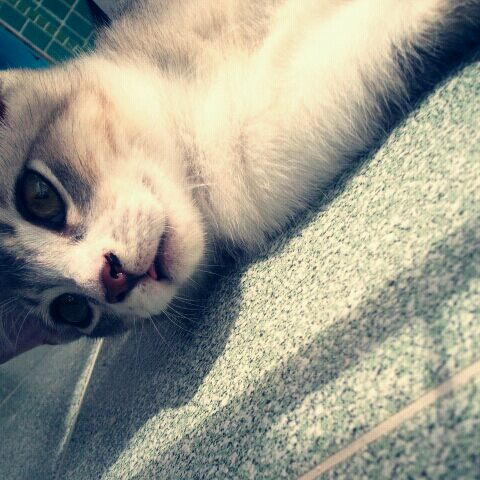
#> input picture 1Python/2NaverCloud(AIaaS)/2Flask/flaskProject/CVbasic_FP/data/cat.jpg, 480 x 480 px
$ python -i services.py   (imports and definitions only)
#> lines starting #> are read from the running program, lines starting #| are printed output that depends on the picture
### 1Python/2NaverCloud(AIaaS)/2Flask/flaskProject/util/dataset.py
from dataclasses import dataclass

@dataclass
class Dataset(object):

    context: str # 파일 저장 경로
    fname: str # 파일 이름
    url : str # url
    train: object # train.csv 가 데이터프레임으로 전환된 객체
    test: object # test.csv 가 데이터프레임으로 전환된 객체
    id: str # 승객ID, 문제
    label: str # 승객ID에 따른 사망여부, 답안지

    # 데이터를 읽고(getter = property) / 쓰기(setter) 기능을 추가한다.

    @property
    def context(self) -> str: return self._context
    @context.setter
    def context(self, context): self._context = context

    @property
    def fname(self) -> str: return self._fname
    @fname.setter
    def fname(self, fname): self._fname = fname

    @property
    def url(self) -> str: return self._url
    @url.setter
    def url(self, url): self._url = url

    @property
    def train(self) -> object: return self._train
    @train.setter
    def train(self, train): self._train = train

    @property
    def test(self) -> object: return self._test
    @test.setter
    def test(self, test): self._test = test

    @property
    def id(self) -> str: return self._id
    @id.setter
    def id(self, id): self._id = id

    @property
    def label(self) -> str: return self._label
    @label.setter
    def label(self, label): self._label = label

### 1Python/2NaverCloud(AIaaS)/2Flask/flaskProject/CVbasic_FP/services.py
from io import BytesIO
import cv2
import numpy as np
import requests
from PIL import Image
import matplotlib.pyplot as plt

from util.dataset import Dataset

ds = Dataset()
ds.context = './data/'
#> further down, picture is the input picture: shape (480, 480, 3); mean B, G, R 140.2, 154, 154

# [113 lines left out: functions ImageToNumberArray, GaussianBlur, Canny, filter2D, not called in this run]

def Hough_Line(src):
    edges = cv2.Canny(src, 50, 40)
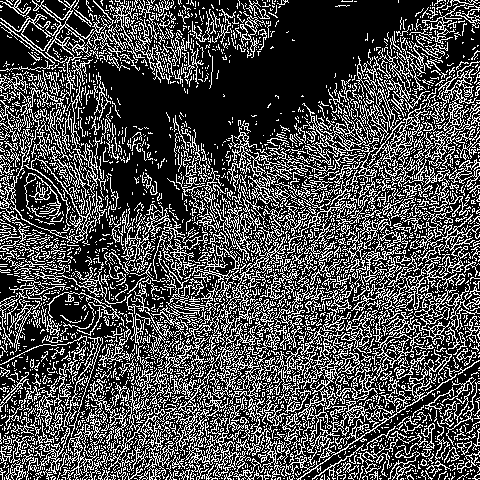
#> edges: shape (480, 480); 29.5% white in thin lines or dots
    lines = cv2.HoughLinesP(edges, 1, np.pi / 180., 120, minLineLength=50, maxLineGap=500)
#> lines = 240 rows, first 6: [47, 478, 463, 62], [59, 479, 477, 61], [44, 474, 463, 55], [2, 474, 476, 0], [6, 478, 479, 5], [1, 468, 466, 3]
    dst = cv2.cvtColor(edges, cv2.COLOR_GRAY2BGR)
#> dst: shape (480, 480, 3); 29.5% white in thin lines or dots
    if lines is not None:
        for i in range(lines.shape[0]):
            pt1 = (lines[i][0][0], lines[i][0][1])
            pt2 = (lines[i][0][2], lines[i][0][3])
            cv2.line(dst, pt1, pt2, (255, 0, 0), 2, cv2.LINE_AA)
#> this loop made 240 passes
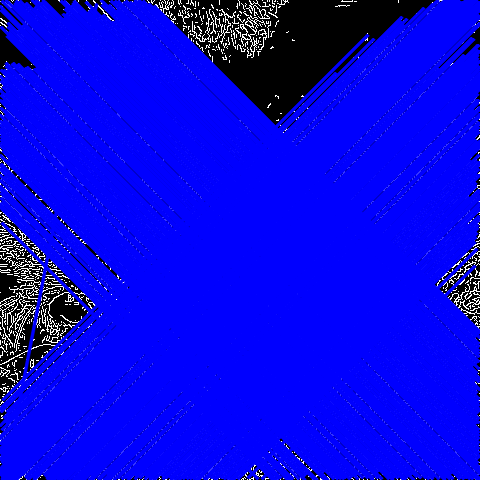
#> dst: shape (480, 480, 3); mean B, G, R 225, 6, 6
    return edges, dst

# [22 lines left out: functions Haar_Line, Mosaic_img, not called in this run]

def image_read(fname):
    return (lambda x: cv2.imread('./data/' + x, cv2.IMREAD_COLOR))(fname)
'''
프로토 타입 일때의 image_read. 이걸 람다함수로 고쳤다.
def new_model(fname):
    return cv2.imread('./data/' + fname, cv2.IMREAD_COLOR)
'''

# [7 lines not run here, left out]
'''
이 메서드 2개도 람다 함수로 고쳐서 한줄로 작성한다.
def imshow(img):
    img = Image.fromarray(img)
    plt.imshow(img)
    plt.show()

def gray_scale(img):
    return img[:, :, 0] * 0.114 + img[:, :, 1] * 0.587 + img[:, :, 2] * 0.229
'''

>>> import cv2
>>> picture = cv2.imread('data/cat.jpg')
>>> result = Hough_Line(picture)

$ run again, on 1Python/2NaverCloud(AIaaS)/2Flask/flaskProject/CVbasic_FP/data/girl_side_face.jpg
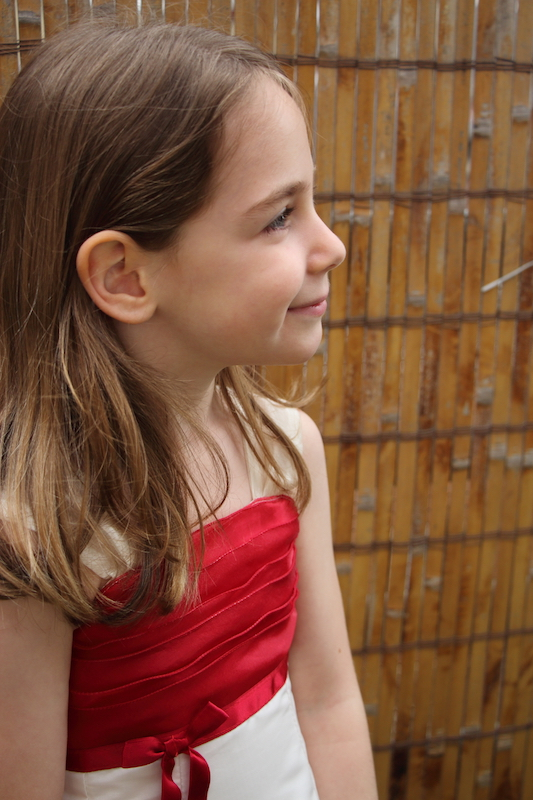
#> input picture 1Python/2NaverCloud(AIaaS)/2Flask/flaskProject/CVbasic_FP/data/girl_side_face.jpg, 533 x 800 px
#> picture is the input picture: shape (800, 533, 3); mean B, G, R 63, 86.2, 129.4
#> in Hough_Line, `edges = cv2.Canny(src, 50, 40)`:
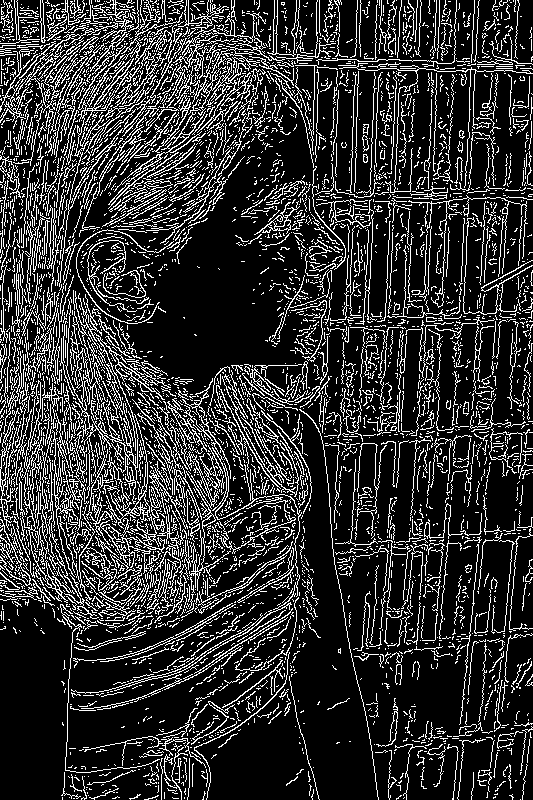
#> edges: shape (800, 533); 19.2% white in thin lines or dots
#> lines = 244 rows, first 6: [63, 793, 105, 3], [1, 616, 529, 88], [17, 609, 532, 94], [54, 613, 531, 136], [42, 632, 529, 145], [31, 10, 73, 798]
#> the loop in Hough_Line, `for i in range(lines.shape[0]):` made 244 passes
#> after the loop in Hough_Line, `for i in range(lines.shape[0]):`:
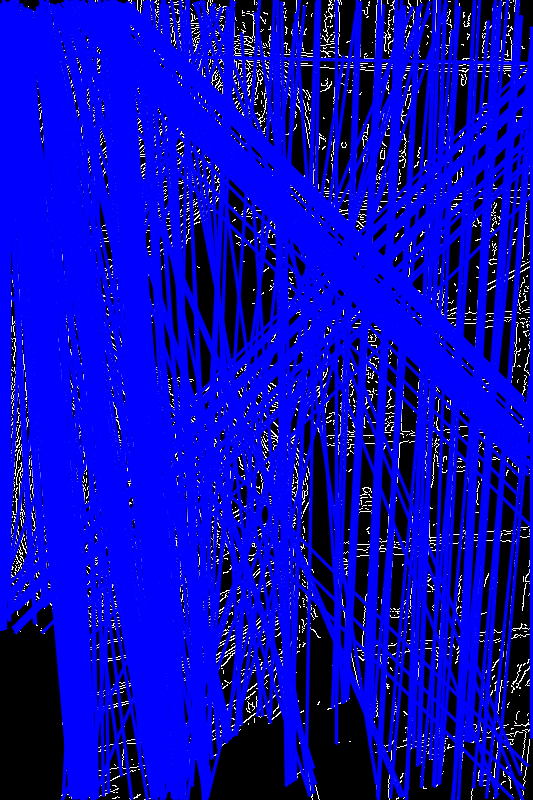
#> dst: shape (800, 533, 3); mean B, G, R 185.4, 7.8, 7.8

$ run again, on 1Python/2NaverCloud(AIaaS)/2Flask/flaskProject/CVbasic_FP/data/girl_with_mom.jpg
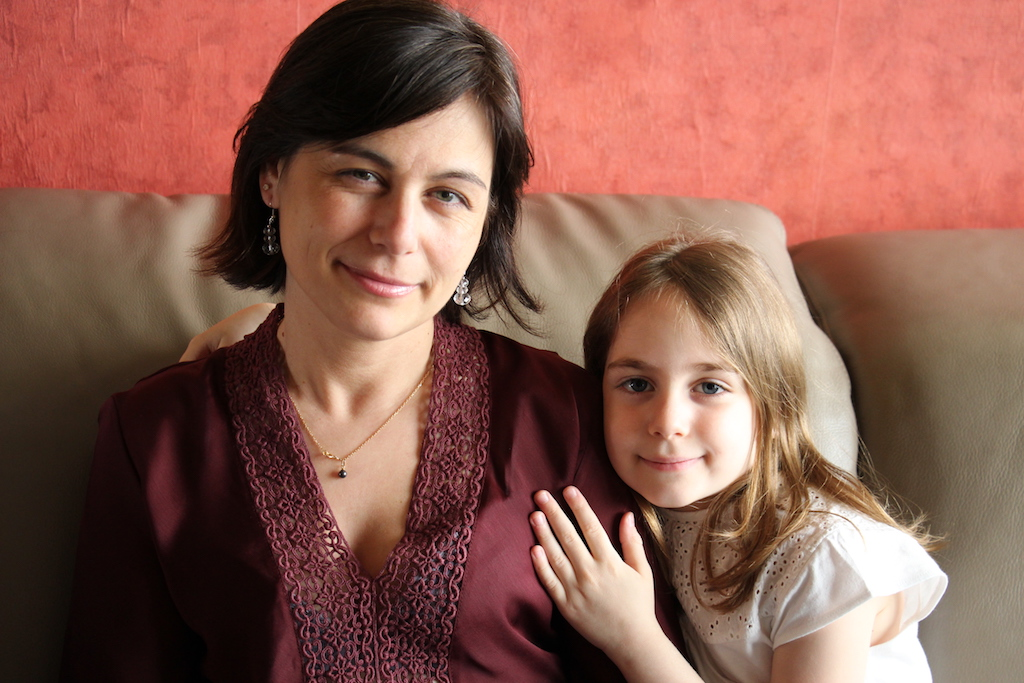
#> input picture 1Python/2NaverCloud(AIaaS)/2Flask/flaskProject/CVbasic_FP/data/girl_with_mom.jpg, 1024 x 683 px
#> picture is the input picture: shape (683, 1024, 3); mean B, G, R 81.1, 93.8, 140
#> in Hough_Line, `edges = cv2.Canny(src, 50, 40)`:
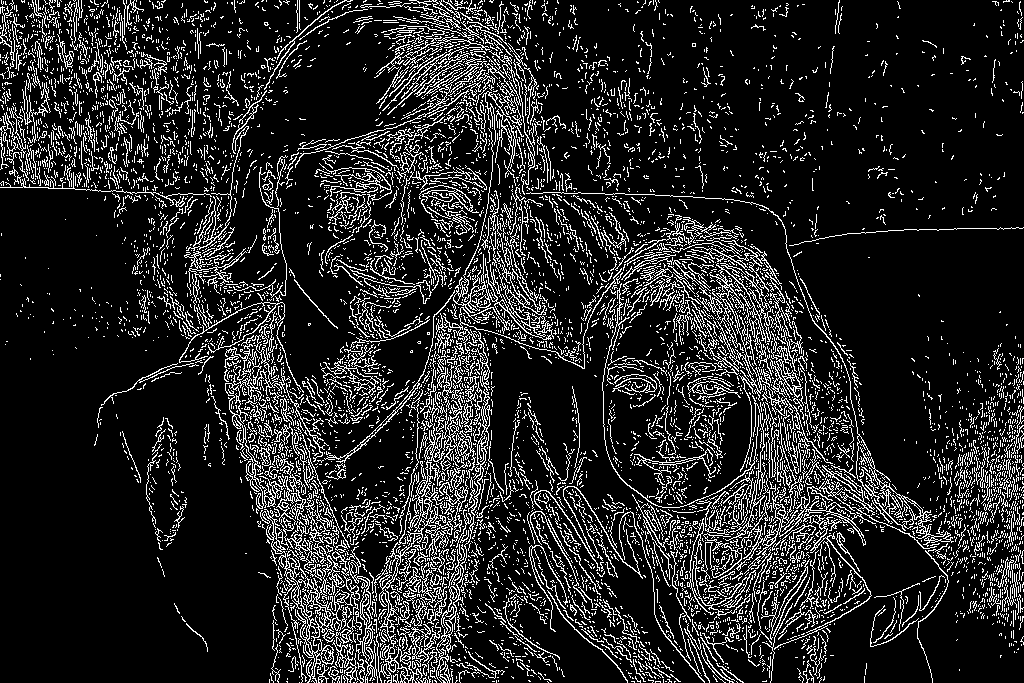
#> edges: shape (683, 1024); 14.3% white in thin lines or dots
#> lines = 335 rows, first 6: [389, 2, 1023, 636], [377, 4, 1014, 641], [390, 6, 1022, 638], [388, 7, 1023, 642], [374, 6, 1017, 649], [377, 6, 987, 616]
#> the loop in Hough_Line, `for i in range(lines.shape[0]):` made 335 passes
#> after the loop in Hough_Line, `for i in range(lines.shape[0]):`:
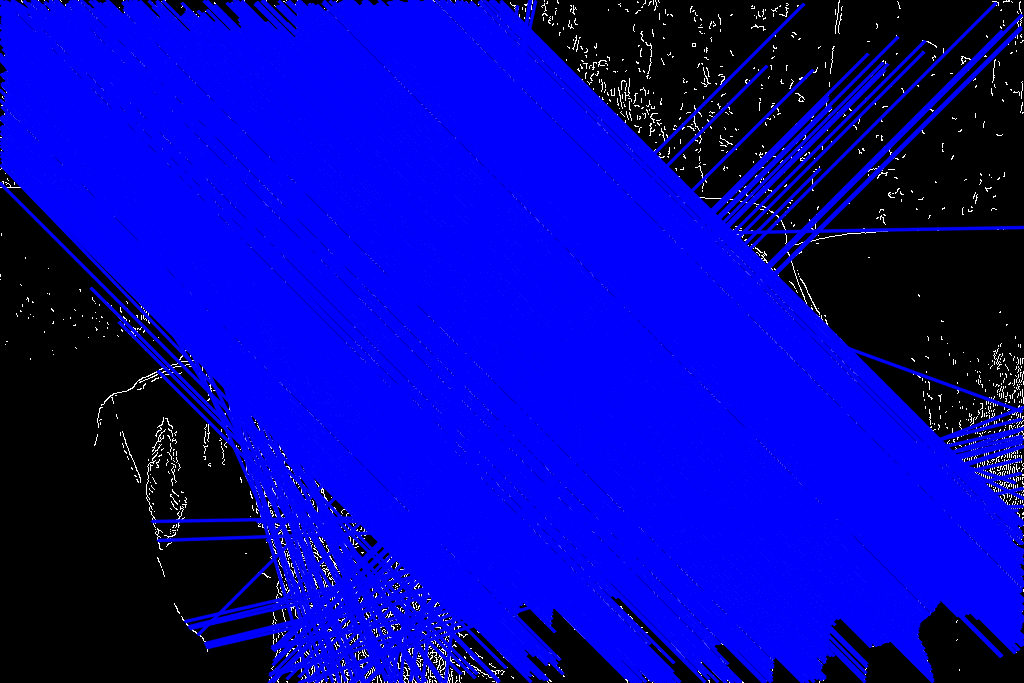
#> dst: shape (683, 1024, 3); mean B, G, R 170.1, 3.2, 3.2
